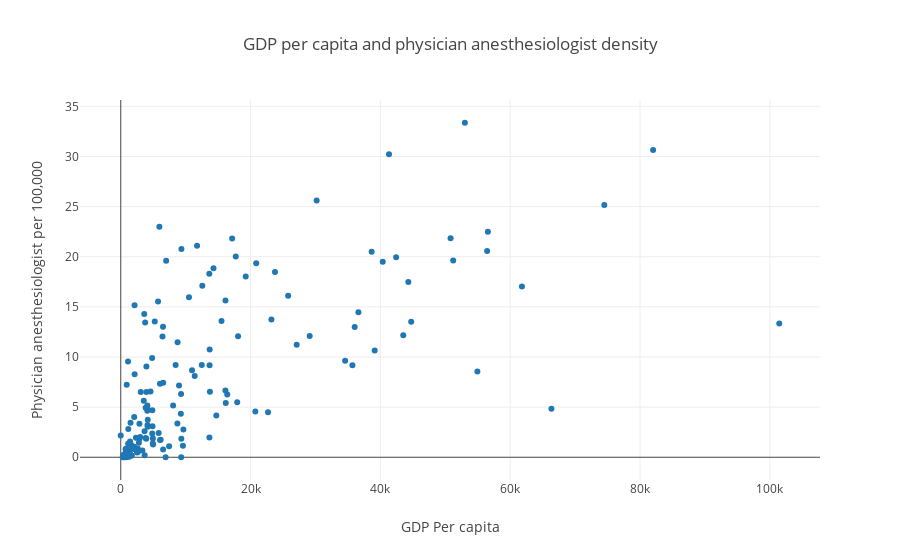
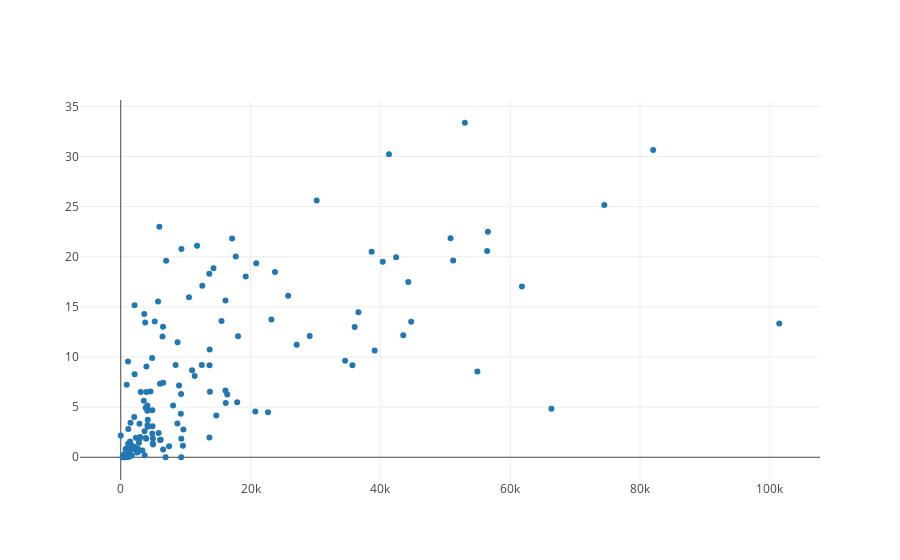

The cell these charts' notebook holds for them, in order:
### Markdown cell above
# Physician density and GDP per capita

### Code cell
# Create a trace
trace = go.Scatter(
    x = df['gdpcap'],
    y = df['pdensity'],
    mode = 'markers',
     
    text = df['country']
)

data = [trace]

layout = go.Layout(
    title='GDP per capita and physician anesthesiologist density',
    xaxis=dict(
    title='GDP Per capita'
    ),
    
    yaxis=dict(
    title='Physician anesthesiologist per 100,000')
)

# Plot and embed in ipython notebook!
fig = go.Figure(data=data, layout=layout)

py.offline.iplot(fig, filename='GDP_Pdensity')

# Plot and embed in ipython notebook!
py.offline.iplot(data)

### Figure 1 — Plotly figure (JSON) as saved in the notebook; plotly's stock layout.template omitted (floating-point values rounded to 4 significant figures; data arrays with more than 128 entries replaced by an {"elided": "..."} marker saying what was removed)
{"data": [{"mode": "markers", "text": {"elided": "168 str values"}, "type": "scatter", "uid": "f3ad16cb-ac3c-4d24-b5e5-471b83468b79", "x": {"elided": "168 float values"}, "y": {"elided": "168 float values"}}], "layout": {"title": "GDP per capita and physician anesthesiologist density", "xaxis": {"title": "GDP Per capita"}, "yaxis": {"title": "Physician anesthesiologist per 100,000"}}}

### Figure 2 — Plotly figure (JSON) as saved in the notebook; plotly's stock layout.template omitted (floating-point values rounded to 4 significant figures; data arrays with more than 128 entries replaced by an {"elided": "..."} marker saying what was removed)
{"data": [{"mode": "markers", "text": {"elided": "168 str values"}, "type": "scatter", "uid": "cb77e53f-2cd1-429c-98c4-26bfd76eaccd", "x": {"elided": "168 float values"}, "y": {"elided": "168 float values"}}], "layout": {}}
